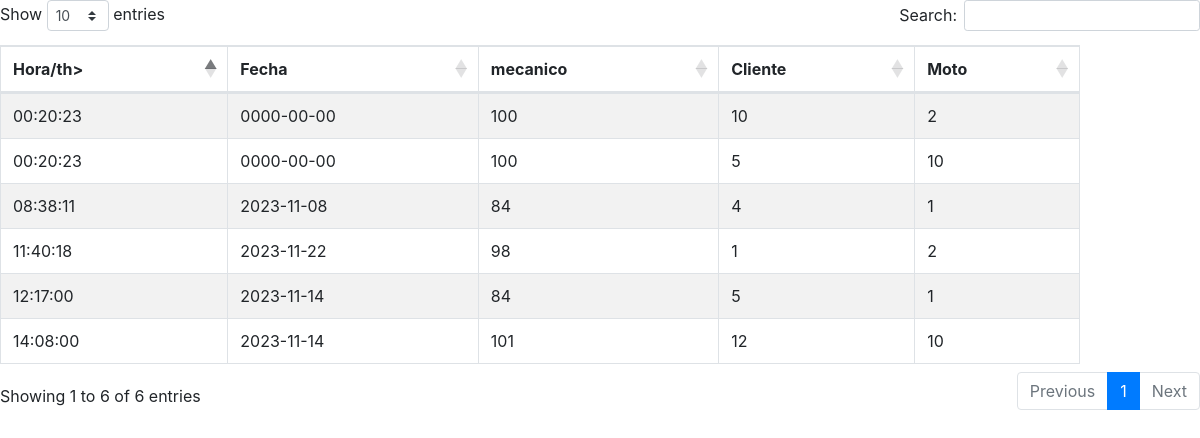
/Nuevo/mostrarCita.php, run on the app's committed database.
### tables this page shows
CREATE TABLE `cita` (
  `id_cita` int(11) NOT NULL,
  `hora` time NOT NULL,
  `fecha` date NOT NULL,
  `id_mecanico` int(11) NOT NULL,
  `id_cliente` int(11) NOT NULL,
  `moto` int(10) NOT NULL
);

### Nuevo/cita.php (called while the page is built, shortened)
<?php
class cita{
    public static function mostrarCita() {
        try {
            $conexion = new Conexion();
            $consulta = $conexion->prepare('SELECT * FROM ' . self::TABLA . ' ORDER BY hora');
            $consulta->execute();
            $registros = $consulta->fetchAll();
            return $registros;
        } catch (PDOException $e) {
            echo "Error al mostrar las citas: " . $e->getMessage();
        }
    }
}
?>

### Nuevo/mostrarCita.php (the view, shortened to what this page needs)
<?php
require_once ("cita.php");
$cita = cita::mostrarCita();
?>
<html>
<head>
    <link rel="stylesheet" href="https://cdnjs.cloudflare.com/ajax/libs/twitter-bootstrap/4.5.2/css/bootstrap.css">
    <link rel="stylesheet" href="https://cdn.datatables.net/1.13.7/css/dataTables.bootstrap4.min.css">
</head>
<body>
    <table id="myTable" class="table table-striped table-bordered" style="width:90%">
        <thead>
            <tr>
                <th>Hora/th>
                <th>Fecha</th>
                <th>mecanico</th>
                <th>Cliente</th>
                <th>Moto</th>
            </tr>
        </thead>
        <tbody>
            <?php foreach ($cita as $cita): ?>
                <tr>
                    <td><?php echo $cita['hora']; ?></td>
                    <td><?php echo $cita['fecha']; ?></td>
                    <td><?php echo $cita['id_cliente']; ?></td>
                    <td><?php echo $cita['id_mecanico']; ?></td>
                    <td><?php echo $cita['moto']; ?></td>
                </tr>
            <?php endforeach; ?>
        </tbody>
    </table>
</body>
</html>

### data on the page
cita: hora "00:20:23", fecha "0000-00-00", id_cliente "100", id_mecanico "10", moto "2"
cita: hora "00:20:23", fecha "0000-00-00", id_cliente "100", id_mecanico "5", moto "10"
cita: hora "08:38:11", fecha "2023-11-08", id_cliente "84", id_mecanico "4", moto "1"
cita: hora "11:40:18", fecha "2023-11-22", id_cliente "98", id_mecanico "1", moto "2"
cita: hora "12:17:00", fecha "2023-11-14", id_cliente "84", id_mecanico "5", moto "1"
cita: hora "14:08:00", fecha "2023-11-14", id_cliente "101", id_mecanico "12", moto "10"
